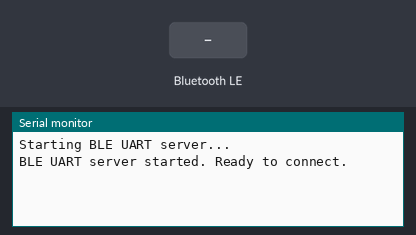
The sketch below on a simulated ESP32-S3. Parts: the last lines printed to the serial monitor. The inputs (shaded band) are chosen by the test bench. Nothing arrives over Bluetooth unless stated; a phone connects over Bluetooth LE 3 s after start.

Above: at 3.2 s.
3.3 s: Bluetooth LE write "1" received
At 4.5 s:
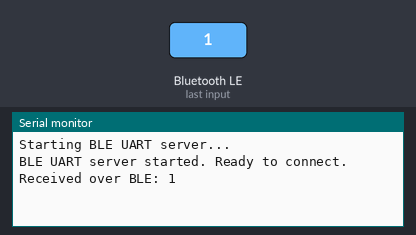
4.8 s: Bluetooth LE write "0" received
At 5.8 s:
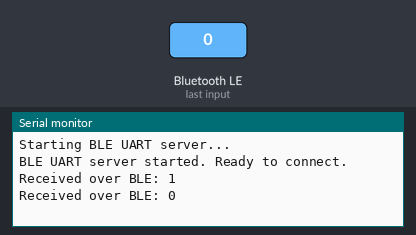
6.3 s: Bluetooth LE write "2" received
At 6.9 s:
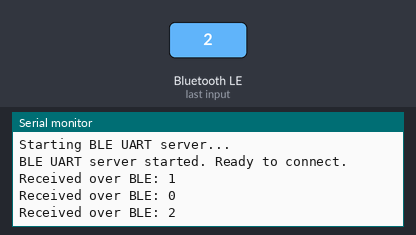

The sketch:

11-011_Classic_Bluetooth.ino
```cpp
/*  11.011 - BLE UART Communication using NimBLE on ESP32-S3
 *
 * Course: IoT Development with ESP32-S3
 * Target Hardware: ESP32-S3-DevKitC-1 v1.1
 * Module: ESP32-S3-WROOM-1-N16R16V
 *
 * This sketch demonstrates how to establish a wireless serial bridge over
 * Bluetooth Low Energy (BLE) using the NimBLE library.
 *
 * Because the ESP32-S3 does not support Classic Bluetooth (BR/EDR), we
 * use BLE UART emulation to provide similar functionality to the
 * legacy `BluetoothSerial` class.
 *
 * The BLE UART service emulates a serial connection using the Nordic UART Service (NUS)
 * protocol, enabling communication with mobile devices or desktop tools like
 * nRF Connect, Serial Bluetooth Terminal (Android), or LightBlue (iOS).
 *
 * HARDWARE INFORMATION:
 * =====================
 * - SoC: ESP32-S3-WROOM-1-N16R16V
 * - Flash: 16MB
 * - PSRAM: 16MB
 * - USB: USB-C (native USB)
 * - Bluetooth: BLE 5.0 only (no Classic BT support)
 *
 * CIRCUIT DIAGRAM:
 * ================
 * [No external components required]
 *
 * COMPONENTS:
 * ===========
 * - ESP32-S3-DevKitC-1 v1.1
 * - USB-C cable for programming and power
 *
 * GPIO ASSIGNMENTS:
 * =================
 * None used (communication over BLE only)
 *
 * TECHNICAL NOTES:
 * ================
 * - BLE UART uses GATT services to transmit and receive serial data.
 * - Compatible with nRF Connect or Serial Bluetooth Terminal for testing.
 * - This script uses the NimBLE library for lower memory usage and improved performance.
 *
 * IDE REQUIREMENTS:
 * =================
 * - Arduino IDE 2.0+
 * - ESP32 Arduino Core v3.0+
 * - Board: "ESP32S3 Dev Module"
 * - Library: NimBLE-Arduino (https://github.com/h2zero/NimBLE-Arduino)
 *
 * Created: April 8, 2019 by Peter Dalmaris
 * Updated: July 30, 2025 for ESP32-S3 compatibility by ChatGPT
 */

#include <NimBLEDevice.h>

// UUIDs for Nordic UART Service (NUS)
#define UART_SERVICE_UUID        "6E400001-B5A3-F393-E0A9-E50E24DCCA9E"
#define UART_CHAR_TX_UUID        "6E400003-B5A3-F393-E0A9-E50E24DCCA9E" // Notify
#define UART_CHAR_RX_UUID        "6E400002-B5A3-F393-E0A9-E50E24DCCA9E" // Write

NimBLECharacteristic* uartTxCharacteristic;
NimBLECharacteristic* uartRxCharacteristic;

class UartRxCallbacks : public NimBLECharacteristicCallbacks {
    void onWrite(NimBLECharacteristic* characteristic) {
        std::string rxValue = characteristic->getValue();
        if (!rxValue.empty()) {
            Serial.print("Received over BLE: ");
            Serial.println(rxValue.c_str());

            // Echo back
            uartTxCharacteristic->setValue(rxValue);
            uartTxCharacteristic->notify();
        }
    }
};

void setup() {
    Serial.begin(115200);
    delay(2000);
    Serial.println("Starting BLE UART server...");

    NimBLEDevice::init("ESP32S3-BLE-UART");
    NimBLEServer* server = NimBLEDevice::createServer();

    NimBLEService* uartService = server->createService(UART_SERVICE_UUID);

    uartTxCharacteristic = uartService->createCharacteristic(
        UART_CHAR_TX_UUID,
        NIMBLE_PROPERTY::NOTIFY
    );

    uartRxCharacteristic = uartService->createCharacteristic(
        UART_CHAR_RX_UUID,
        NIMBLE_PROPERTY::WRITE
    );
    uartRxCharacteristic->setCallbacks(new UartRxCallbacks());

    uartService->start();
    server->getAdvertising()->start();

    Serial.println("BLE UART server started. Ready to connect.");
}

void loop() {
    // Nothing needed here; everything is event-driven via callbacks
}
```

Measured:
- after the input at 3.3 s, the serial monitor: prints a new line at once (image 1)
- after the input at 4.8 s, the serial monitor: prints a new line at once (image 2)
- after the input at 6.3 s, the serial monitor: prints a new line at once (image 3)
